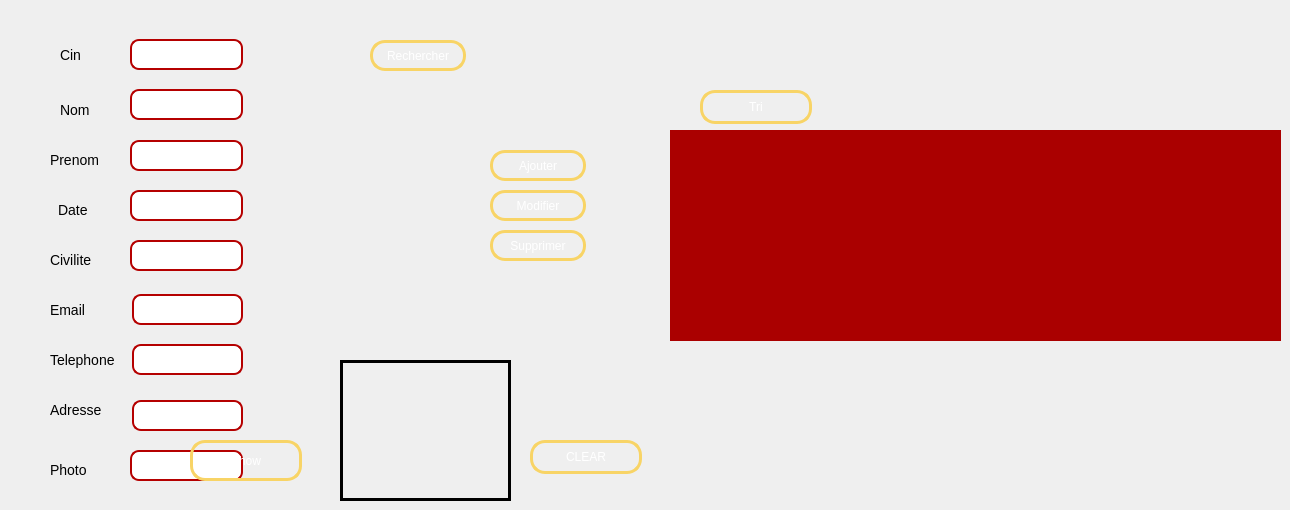
   <widget class="QWidget" name="tab_5">
    <attribute name="title">
     <string>Gestion des Personnels</string>
    </attribute>
    <widget class="QLineEdit" name="lineEdit_daten">
     <property name="geometry">
      <rect>
       <x>130</x>
       <y>190</y>
       <width>113</width>
       <height>31</height>
      </rect>
     </property>
     <property name="styleSheet">
      <string notr="true">QLineEdit
{
border-radius:9px;
border: 2px solid #b50000;
background: qradialgradient(cx: 0.3, cy: -0.4,
fx: 0.0, fy: -0.0,
radius: 1.89, stop: 0 #ffffff, stop: 1 #999);
}
</string>
     </property>
    </widget>
    <widget class="QPushButton" name="pb_modifier_2">
     <property name="geometry">
      <rect>
       <x>490</x>
       <y>190</y>
       <width>96</width>
       <height>31</height>
      </rect>
     </property>
     <property name="styleSheet">
      <string notr="true"> QPushButton {
color: #ffffff;
border: 3px solid #f8d466;
font: 8pt &quot;MS Reference Sans Serif&quot;;
border-radius: 15px;
padding: 5px;
background: qradialgradient(cx: 0.3, cy: -0.4,
fx: 0.3, fy: -0.4,
radius: 3, stop: 0 #aa3118, stop: 1 #550000);
min-width: 80px;
}

QPushButton:hover {
background: qradialgradient(cx: 0.3, cy: -0.4,
fx: 0.3, fy: -0.4,
radius: 3, stop: 0 #aa3118, stop: 1 #552a2a);
}

 QPushButton:pressed {
background: qradialgradient(cx: 0.4, cy: -0.1,
fx: 0.4, fy: -0.1,
radius: 3, stop: 0 #aa3118, stop: 1 #554040);
}</string>
     </property>
     <property name="text">
      <string>Modifier</string>
     </property>
    </widget>
    <widget class="QPushButton" name="pb_ajouter_2">
     <property name="geometry">
      <rect>
       <x>490</x>
       <y>150</y>
       <width>96</width>
       <height>31</height>
      </rect>
     </property>
     <property name="styleSheet">
      <string notr="true"> QPushButton {
color: #ffffff;
border: 3px solid #f8d466;
font: 8pt &quot;MS Reference Sans Serif&quot;;
border-radius: 15px;
padding: 5px;
background: qradialgradient(cx: 0.3, cy: -0.4,
fx: 0.3, fy: -0.4,
radius: 3, stop: 0 #aa3118, stop: 1 #550000);
min-width: 80px;
}

QPushButton:hover {
background: qradialgradient(cx: 0.3, cy: -0.4,
fx: 0.3, fy: -0.4,
radius: 3, stop: 0 #aa3118, stop: 1 #552a2a);
}

 QPushButton:pressed {
background: qradialgradient(cx: 0.4, cy: -0.1,
fx: 0.4, fy: -0.1,
radius: 3, stop: 0 #aa3118, stop: 1 #554040);
}</string>
     </property>
     <property name="text">
      <string>Ajouter</string>
     </property>
    </widget>
    <widget class="QLineEdit" name="lineEdit_cin">
     <property name="geometry">
      <rect>
       <x>130</x>
       <y>39</y>
       <width>113</width>
       <height>31</height>
      </rect>
     </property>
     <property name="styleSheet">
      <string notr="true">QLineEdit
{
border-radius:9px;
border: 2px solid #b50000;
background: qradialgradient(cx: 0.3, cy: -0.4,
fx: 0.0, fy: -0.0,
radius: 1.89, stop: 0 #ffffff, stop: 1 #999);
}
</string>
     </property>
    </widget>
    <widget class="QLineEdit" name="lineEdit_civilite">
     <property name="geometry">
      <rect>
       <x>130</x>
       <y>240</y>
       <width>113</width>
       <height>31</height>
      </rect>
     </property>
     <property name="styleSheet">
      <string notr="true">QLineEdit
{
border-radius:9px;
border: 2px solid #b50000;
background: qradialgradient(cx: 0.3, cy: -0.4,
fx: 0.0, fy: -0.0,
radius: 1.89, stop: 0 #ffffff, stop: 1 #999);
}
</string>
     </property>
    </widget>
    <widget class="QPushButton" name="pushButton_4">
     <property name="geometry">
      <rect>
       <x>700</x>
       <y>90</y>
       <width>112</width>
       <height>34</height>
      </rect>
     </property>
     <property name="styleSheet">
      <string notr="true"> QPushButton {
color: #ffffff;
border: 3px solid #f8d466;
font: 8pt &quot;MS Reference Sans Serif&quot;;
border-radius: 15px;
padding: 5px;
background: qradialgradient(cx: 0.3, cy: -0.4,
fx: 0.3, fy: -0.4,
radius: 3, stop: 0 #aa3118, stop: 1 #550000);
min-width: 80px;
}

QPushButton:hover {
background: qradialgradient(cx: 0.3, cy: -0.4,
fx: 0.3, fy: -0.4,
radius: 3, stop: 0 #aa3118, stop: 1 #552a2a);
}

 QPushButton:pressed {
background: qradialgradient(cx: 0.4, cy: -0.1,
fx: 0.4, fy: -0.1,
radius: 3, stop: 0 #aa3118, stop: 1 #554040);
}</string>
     </property>
     <property name="text">
      <string>Tri</string>
     </property>
    </widget>
    <widget class="QLineEdit" name="lineEdit_nom_2">
     <property name="geometry">
      <rect>
       <x>130</x>
       <y>89</y>
       <width>113</width>
       <height>31</height>
      </rect>
     </property>
     <property name="styleSheet">
      <string notr="true">QLineEdit
{
border-radius:9px;
border: 2px solid #b50000;
background: qradialgradient(cx: 0.3, cy: -0.4,
fx: 0.0, fy: -0.0,
radius: 1.89, stop: 0 #ffffff, stop: 1 #999);
}
</string>
     </property>
    </widget>
    <widget class="QPushButton" name="pb_rechercher_2">
     <property name="geometry">
      <rect>
       <x>370</x>
       <y>40</y>
       <width>96</width>
       <height>31</height>
      </rect>
     </property>
     <property name="styleSheet">
      <string notr="true"> QPushButton {
color: #ffffff;
border: 3px solid #f8d466;
font: 8pt &quot;MS Reference Sans Serif&quot;;
border-radius: 15px;
padding: 5px;
background: qradialgradient(cx: 0.3, cy: -0.4,
fx: 0.3, fy: -0.4,
radius: 3, stop: 0 #aa3118, stop: 1 #550000);
min-width: 80px;
}

QPushButton:hover {
background: qradialgradient(cx: 0.3, cy: -0.4,
fx: 0.3, fy: -0.4,
radius: 3, stop: 0 #aa3118, stop: 1 #552a2a);
}

 QPushButton:pressed {
background: qradialgradient(cx: 0.4, cy: -0.1,
fx: 0.4, fy: -0.1,
radius: 3, stop: 0 #aa3118, stop: 1 #554040);
}</string>
     </property>
     <property name="text">
      <string>Rechercher</string>
     </property>
    </widget>
    <widget class="QPushButton" name="pb_supprimer_2">
     <property name="geometry">
      <rect>
       <x>490</x>
       <y>230</y>
       <width>96</width>
       <height>31</height>
      </rect>
     </property>
     <property name="styleSheet">
      <string notr="true"> QPushButton {
color: #ffffff;
border: 3px solid #f8d466;
font: 8pt &quot;MS Reference Sans Serif&quot;;
border-radius: 15px;
padding: 5px;
background: qradialgradient(cx: 0.3, cy: -0.4,
fx: 0.3, fy: -0.4,
radius: 3, stop: 0 #aa3118, stop: 1 #550000);
min-width: 80px;
}

QPushButton:hover {
background: qradialgradient(cx: 0.3, cy: -0.4,
fx: 0.3, fy: -0.4,
radius: 3, stop: 0 #aa3118, stop: 1 #552a2a);
}

 QPushButton:pressed {
background: qradialgradient(cx: 0.4, cy: -0.1,
fx: 0.4, fy: -0.1,
radius: 3, stop: 0 #aa3118, stop: 1 #554040);
}</string>
     </property>
     <property name="text">
      <string>Supprimer</string>
     </property>
    </widget>
    <widget class="QLineEdit" name="lineEdit_prenom_2">
     <property name="geometry">
      <rect>
       <x>130</x>
       <y>140</y>
       <width>113</width>
       <height>31</height>
      </rect>
     </property>
     <property name="styleSheet">
      <string notr="true">QLineEdit
{
border-radius:9px;
border: 2px solid #b50000;
background: qradialgradient(cx: 0.3, cy: -0.4,
fx: 0.0, fy: -0.0,
radius: 1.89, stop: 0 #ffffff, stop: 1 #999);
}
</string>
     </property>
    </widget>
    <widget class="QPushButton" name="pushButton_5">
     <property name="geometry">
      <rect>
       <x>530</x>
       <y>440</y>
       <width>112</width>
       <height>34</height>
      </rect>
     </property>
     <property name="styleSheet">
      <string notr="true"> QPushButton {
color: #ffffff;
border: 3px solid #f8d466;
font: 8pt &quot;MS Reference Sans Serif&quot;;
border-radius: 15px;
padding: 5px;
background: qradialgradient(cx: 0.3, cy: -0.4,
fx: 0.3, fy: -0.4,
radius: 3, stop: 0 #aa3118, stop: 1 #550000);
min-width: 80px;
}

QPushButton:hover {
background: qradialgradient(cx: 0.3, cy: -0.4,
fx: 0.3, fy: -0.4,
radius: 3, stop: 0 #aa3118, stop: 1 #552a2a);
}

 QPushButton:pressed {
background: qradialgradient(cx: 0.4, cy: -0.1,
fx: 0.4, fy: -0.1,
radius: 3, stop: 0 #aa3118, stop: 1 #554040);
}</string>
     </property>
     <property name="text">
      <string>CLEAR</string>
     </property>
    </widget>
    <widget class="QPushButton" name="pushButton_6">
     <property name="geometry">
      <rect>
       <x>190</x>
       <y>440</y>
       <width>112</width>
       <height>41</height>
      </rect>
     </property>
     <property name="styleSheet">
      <string notr="true"> QPushButton {
color: #ffffff;
border: 3px solid #f8d466;
font: 8pt &quot;MS Reference Sans Serif&quot;;
border-radius: 15px;
padding: 5px;
background: qradialgradient(cx: 0.3, cy: -0.4,
fx: 0.3, fy: -0.4,
radius: 3, stop: 0 #aa3118, stop: 1 #550000);
min-width: 80px;
}

QPushButton:hover {
background: qradialgradient(cx: 0.3, cy: -0.4,
fx: 0.3, fy: -0.4,
radius: 3, stop: 0 #aa3118, stop: 1 #552a2a);
}

 QPushButton:pressed {
background: qradialgradient(cx: 0.4, cy: -0.1,
fx: 0.4, fy: -0.1,
radius: 3, stop: 0 #aa3118, stop: 1 #554040);
}</string>
     </property>
     <property name="text">
      <string>Show</string>
     </property>
    </widget>
    <widget class="QTableView" name="tabperso">
     <property name="geometry">
      <rect>
       <x>670</x>
       <y>130</y>
       <width>611</width>
       <height>211</height>
      </rect>
     </property>
     <property name="styleSheet">
      <string notr="true">QWidget {
    background-color: #aa0000;
    color: #fffff8;
}
QTableView{border: 6px solid #aa0000; /*other code about padding background stc*/ ;}
QHeaderView::section {
    background-color: #aaaa7f;
    padding: 4px;
    border: 1px solid #fffff8;
    font-size: 8pt;
}

QTableWidget {
    gridline-color: #ff4842;
    font-size: 9pt;
}

QTableWidget QTableCornerButton::section {
    background-color: #ff4842;
    border: 1px solid #fffff8;
}</string>
     </property>
    </widget>
    <widget class="QLabel" name="label_5">
     <property name="geometry">
      <rect>
       <x>60</x>
       <y>39</y>
       <width>69</width>
       <height>31</height>
      </rect>
     </property>
     <property name="styleSheet">
      <string notr="true">*
{
font:  4px &quot;Yu Gothic UI Semibold&quot;;
font-size:14px;

}</string>
     </property>
     <property name="text">
      <string>Cin</string>
     </property>
    </widget>
    <widget class="QLabel" name="label_6">
     <property name="geometry">
      <rect>
       <x>60</x>
       <y>100</y>
       <width>69</width>
       <height>20</height>
      </rect>
     </property>
     <property name="styleSheet">
      <string notr="true">*
{
font:  4px &quot;Yu Gothic UI Semibold&quot;;
font-size:14px;

}</string>
     </property>
     <property name="text">
      <string>Nom</string>
     </property>
    </widget>
    <widget class="QLabel" name="label_7">
     <property name="geometry">
      <rect>
       <x>50</x>
       <y>150</y>
       <width>69</width>
       <height>20</height>
      </rect>
     </property>
     <property name="styleSheet">
      <string notr="true">*
{
font:  4px &quot;Yu Gothic UI Semibold&quot;;
font-size:14px;

}</string>
     </property>
     <property name="text">
      <string>Prenom</string>
     </property>
    </widget>
    <widget class="QLabel" name="label_8">
     <property name="geometry">
      <rect>
       <x>58</x>
       <y>200</y>
       <width>71</width>
       <height>20</height>
      </rect>
     </property>
     <property name="styleSheet">
      <string notr="true">*
{
font:  4px &quot;Yu Gothic UI Semibold&quot;;
font-size:14px;

}</string>
     </property>
     <property name="text">
      <string>Date</string>
     </property>
    </widget>
    <widget class="QLabel" name="label_10">
     <property name="geometry">
      <rect>
       <x>50</x>
       <y>250</y>
       <width>69</width>
       <height>20</height>
      </rect>
     </property>
     <property name="styleSheet">
      <string notr="true">*
{
font:  4px &quot;Yu Gothic UI Semibold&quot;;
font-size:14px;

}</string>
     </property>
     <property name="text">
      <string>Civilite</string>
     </property>
    </widget>
    <widget class="QLabel" name="label_11">
     <property name="geometry">
      <rect>
       <x>50</x>
       <y>300</y>
       <width>69</width>
       <height>20</height>
      </rect>
     </property>
     <property name="styleSheet">
      <string notr="true">*
{
font:  4px &quot;Yu Gothic UI Semibold&quot;;
font-size:14px;

}</string>
     </property>
     <property name="text">
      <string>Email</string>
     </property>
    </widget>
    <widget class="QLabel" name="label_12">
     <property name="geometry">
      <rect>
       <x>50</x>
       <y>350</y>
       <width>69</width>
       <height>20</height>
      </rect>
     </property>
     <property name="styleSheet">
      <string notr="true">*
{
font:  4px &quot;Yu Gothic UI Semibold&quot;;
font-size:14px;

}</string>
     </property>
     <property name="text">
      <string>Telephone</string>
     </property>
    </widget>
    <widget class="QLabel" name="label_13">
     <property name="geometry">
      <rect>
       <x>50</x>
       <y>400</y>
       <width>69</width>
       <height>20</height>
      </rect>
     </property>
     <property name="styleSheet">
      <string notr="true">*
{
font:  4px &quot;Yu Gothic UI Semibold&quot;;
font-size:14px;

}</string>
     </property>
     <property name="text">
      <string>Adresse</string>
     </property>
    </widget>
    <widget class="QLabel" name="label_14">
     <property name="geometry">
      <rect>
       <x>50</x>
       <y>460</y>
       <width>69</width>
       <height>20</height>
      </rect>
     </property>
     <property name="styleSheet">
      <string notr="true">*
{
font:  4px &quot;Yu Gothic UI Semibold&quot;;
font-size:14px;

}</string>
     </property>
     <property name="text">
      <string>Photo</string>
     </property>
    </widget>
    <widget class="QLineEdit" name="lineEdit_email">
     <property name="geometry">
      <rect>
       <x>132</x>
       <y>294</y>
       <width>111</width>
       <height>31</height>
      </rect>
     </property>
     <property name="styleSheet">
      <string notr="true">QLineEdit
{
border-radius:9px;
border: 2px solid #b50000;
background: qradialgradient(cx: 0.3, cy: -0.4,
fx: 0.0, fy: -0.0,
radius: 1.89, stop: 0 #ffffff, stop: 1 #999);
}
</string>
     </property>
    </widget>
    <widget class="QLineEdit" name="lineEdit_tel">
     <property name="geometry">
      <rect>
       <x>132</x>
       <y>344</y>
       <width>111</width>
       <height>31</height>
      </rect>
     </property>
     <property name="styleSheet">
      <string notr="true">QLineEdit
{
border-radius:9px;
border: 2px solid #b50000;
background: qradialgradient(cx: 0.3, cy: -0.4,
fx: 0.0, fy: -0.0,
radius: 1.89, stop: 0 #ffffff, stop: 1 #999);
}
</string>
     </property>
    </widget>
    <widget class="QLineEdit" name="lineEdit_adresse">
     <property name="geometry">
      <rect>
       <x>132</x>
       <y>400</y>
       <width>111</width>
       <height>31</height>
      </rect>
     </property>
     <property name="styleSheet">
      <string notr="true">QLineEdit
{
border-radius:9px;
border: 2px solid #b50000;
background: qradialgradient(cx: 0.3, cy: -0.4,
fx: 0.0, fy: -0.0,
radius: 1.89, stop: 0 #ffffff, stop: 1 #999);
}
</string>
     </property>
    </widget>
    <widget class="QLineEdit" name="lineEdit_photo">
     <property name="geometry">
      <rect>
       <x>130</x>
       <y>450</y>
       <width>113</width>
       <height>31</height>
      </rect>
     </property>
     <property name="styleSheet">
      <string notr="true">QLineEdit
{
border-radius:9px;
border: 2px solid #b50000;
background: qradialgradient(cx: 0.3, cy: -0.4,
fx: 0.0, fy: -0.0,
radius: 1.89, stop: 0 #ffffff, stop: 1 #999);
}
</string>
     </property>
    </widget>
    <widget class="QLabel" name="lblBkImge_2">
     <property name="geometry">
      <rect>
       <x>340</x>
       <y>360</y>
       <width>171</width>
       <height>141</height>
      </rect>
     </property>
     <property name="styleSheet">
      <string notr="true">*
{
border: 3px solid #000000;
}</string>
     </property>
     <property name="text">
      <string/>
     </property>
    </widget>
    <widget class="QLabel" name="label_21">
     <property name="geometry">
      <rect>
       <x>260</x>
       <y>50</y>
       <width>69</width>
       <height>20</height>
      </rect>
     </property>
     <property name="text">
      <string/>
     </property>
    </widget>
    <widget class="QLabel" name="label_27">
     <property name="geometry">
      <rect>
       <x>250</x>
       <y>350</y>
       <width>69</width>
       <height>20</height>
      </rect>
     </property>
     <property name="text">
      <string/>
     </property>
    </widget>
    <widget class="QLabel" name="label_29">
     <property name="geometry">
      <rect>
       <x>160</x>
       <y>480</y>
       <width>69</width>
       <height>20</height>
      </rect>
     </property>
     <property name="text">
      <string/>
     </property>
    </widget>
    <widget class="QLabel" name="label_23">
     <property name="geometry">
      <rect>
       <x>260</x>
       <y>140</y>
       <width>69</width>
       <height>20</height>
      </rect>
     </property>
     <property name="text">
      <string/>
     </property>
    </widget>
    <widget class="QLabel" name="label_24">
     <property name="geometry">
      <rect>
       <x>270</x>
       <y>190</y>
       <width>69</width>
       <height>20</height>
      </rect>
     </property>
     <property name="text">
      <string/>
     </property>
    </widget>
    <widget class="QLabel" name="label_25">
     <property name="geometry">
      <rect>
       <x>270</x>
       <y>250</y>
       <width>69</width>
       <height>20</height>
      </rect>
     </property>
     <property name="text">
      <string/>
     </property>
    </widget>
    <widget class="QLabel" name="label_28">
     <property name="geometry">
      <rect>
       <x>250</x>
       <y>410</y>
       <width>69</width>
       <height>20</height>
      </rect>
     </property>
     <property name="text">
      <string/>
     </property>
    </widget>
    <widget class="QLabel" name="label_26">
     <property name="geometry">
      <rect>
       <x>260</x>
       <y>300</y>
       <width>69</width>
       <height>20</height>
      </rect>
     </property>
     <property name="text">
      <string/>
     </property>
    </widget>
    <widget class="QLabel" name="label_22">
     <property name="geometry">
      <rect>
       <x>260</x>
       <y>100</y>
       <width>69</width>
       <height>20</height>
      </rect>
     </property>
     <property name="text">
      <string/>
     </property>
    </widget>
    <zorder>lineEdit_daten</zorder>
    <zorder>pb_modifier_2</zorder>
    <zorder>pb_ajouter_2</zorder>
    <zorder>lineEdit_cin</zorder>
    <zorder>lineEdit_civilite</zorder>
    <zorder>pushButton_4</zorder>
    <zorder>lineEdit_nom_2</zorder>
    <zorder>pb_rechercher_2</zorder>
    <zorder>pb_supprimer_2</zorder>
    <zorder>lineEdit_prenom_2</zorder>
    <zorder>pushButton_5</zorder>
    <zorder>tabperso</zorder>
    <zorder>label_5</zorder>
    <zorder>label_6</zorder>
    <zorder>label_7</zorder>
    <zorder>label_8</zorder>
    <zorder>label_10</zorder>
    <zorder>label_11</zorder>
    <zorder>label_12</zorder>
    <zorder>label_13</zorder>
    <zorder>label_14</zorder>
    <zorder>lineEdit_email</zorder>
    <zorder>lineEdit_tel</zorder>
    <zorder>lineEdit_adresse</zorder>
    <zorder>lineEdit_photo</zorder>
    <zorder>lblBkImge_2</zorder>
    <zorder>pushButton_6</zorder>
    <zorder>label_21</zorder>
    <zorder>label_27</zorder>
    <zorder>label_29</zorder>
    <zorder>label_23</zorder>
    <zorder>label_24</zorder>
    <zorder>label_25</zorder>
    <zorder>label_28</zorder>
    <zorder>label_26</zorder>
    <zorder>label_22</zorder>
   </widget>
